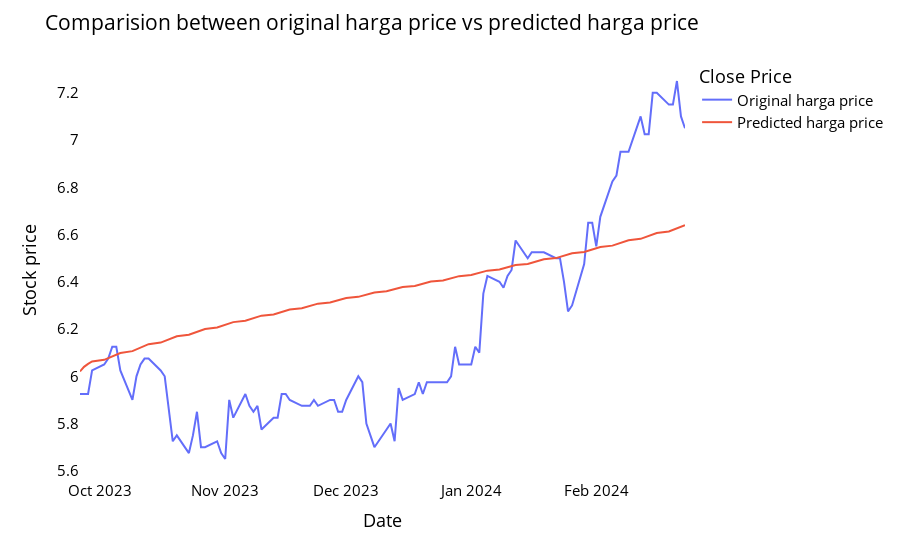

Notebook code for this chart:
### Code cell
# buat plotly untuk data baru
names = cycle(['Original harga price','Predicted harga price'])
plotdf = pd.DataFrame({'date': data_baru['tanggal'],                   
                      'original_harga': data_baru['harga'],
                      'predicted_harga': data_baru['prediksi']})

fig = px.line(plotdf,x=plotdf['date'], y=[plotdf['original_harga'],plotdf['predicted_harga']],
                labels={'value':'Stock price','date': 'Date'})
fig.update_layout(title_text='Comparision between original harga price vs predicted harga price',
                  plot_bgcolor='white', font_size=15, font_color='black', legend_title_text='Close Price')
fig.for_each_trace(lambda t:  t.update(name = next(names)))

fig.update_xaxes(showgrid=False)
fig.update_yaxes(showgrid=False)
fig.show()
